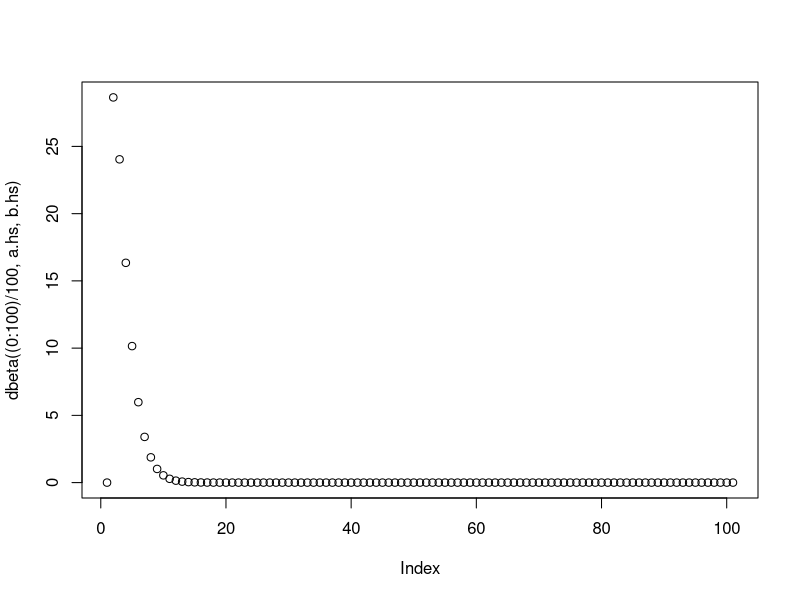

R code for this plot:

#Import packages for fitting logistic regressions with random effects
library(lme4)
library(lmerTest)

#Set study size. I have constrained these to certain values because of practicalisties 
#of the study. "Treating" a community takes 2 months, and the project is 30 months. 
#So, we can sample at time 0, and then every 6 months (6 total samples), 
#every 3 months (11 total samples), or every 2 months (16 total samples).
#Because we can treat a commnity every two months and the study will take 30 months, 
#the number of communities treates will be a multiple of 15.

eff.size=0.25 #anticipated effect size
s=3  #number of settlements (3 or 5)
c=10  #number of communities (5 or 10 if s=3; 3 or 6 if s=5)
n=100 #number of individuals per sample
ntp=11 #number of time points for samples (6, 11, or 16)
sp=(0:(ntp-1))*(30/(ntp-1)) #sampling time points

#create data frame with settlement, community, and treatment completion date for that community
sched=data.frame(rep(1:s,c),rep(1:c,each=s),rep(2*(1:15),each=s*c/15))
sched$id=paste(sched[,1],sched[,2],sep=".") #add column for patch ID

#create data frame with predictors at community level
pred=data.frame(rep(sp,each=s*c),rep(rep(1:s,each=c),ntp),rep(1:c,ntp*s))
colnames(pred)=c("time.point","settlement","community")
pred$id=paste(pred[,2],pred[,3],sep=".")
pred$treated=1*(sched[match(pred$id,sched$id),3]<=pred[,1])  #indicates whether the community has been treated at a given time point
pred$month=pred$time.point%%12
pred$hs=1*(pred$month<4)  #indicates whether we are in the high flu season
for (i in 1:4){
  pred[,i]=as.factor(pred[,i])  #converts predictors to factors (so R treats community ID as class rather than a number)
}

#Assign expectations. This is the key to our analysis, since our assumptions about 
# variability determine our predicted power. First, I think the infection rates that we 
# have are for clinic visitors, not for the population as a whole. So, I have 
# (arbitrarily) divided by 10. I got the variation among years from the last 10 years 
# of UK flu data at the national level. Variation among settlements matches variation 
# among the 6 largest UK cities in COVID death rates at spring peak. Variation among 
# communities matches variation among boroughs within Manchester and within London in 
# COVID death rates at spring peaks. These may overestimate, because some of this variance
# will be due to variation between the true and expected death rates due to small sample
# sizes. This is fine, because overestiamting variability will make our analysis conservative.

hs=0.025#/10  #high season in population
ls=0.006#6/10  #low season in population
cv.t=0.75 #coefficient of variation for seasons (UK surveillance data)
cv.s=0.25 #coefficient of variation for settlements (UK cities)
cv.c=0.35 #coefficient of variation for communities  (Manchester and London weeks 14-20)

#illustrate beta distributions (because it would be silly to set variance so high that they become U-shaped)
a.hs=(1-(1+cv.t^2)*hs)/(cv.t^2)
b.hs=(hs-1)*(hs-1+hs*cv.t^2)/(hs*cv.t^2)
plot(dbeta((0:100)/100,a.hs,b.hs))

#create a loop to simulate data and fit models


samples=10
ps=NULL
for (i in 1:samples){

  print(i) #to track progress
  
#baseline expectation for infection rates in each time step, first 4 months is hs
expect.t=(hs-ls)*((sp%%12)<4)+ls
#expectation with randomness for seasons
expect.t.r=rbeta(length(expect.t),shape1=(1-(1+cv.t^2)*expect.t)/(cv.t^2),shape2=(expect.t-1)*(expect.t-1+expect.t*cv.t^2)/(expect.t*cv.t^2))
expect.t.r[which(expect.t.r>.5)]=.5 #sloppy approach to avoiding NAs for high infection rates (Sylvia's)
#expectation with randomness for settlements
expect.s=rep(expect.t.r,each=s)
expect.s.r=rbeta(length(expect.s),shape1=(1-(1+cv.s^2)*expect.s)/(cv.s^2),shape2=(expect.s-1)*(expect.s-1+expect.s*cv.s^2)/(expect.s*cv.s^2))
expect.s.r[which(expect.s.r>.5)]=.5 #sloppy approach to avoiding NAs for high infection rates (Sylvia's)
#expectation with randomness for communities
expect.c=rep(expect.s.r,each=c)
expect.c.r=rbeta(length(expect.c),shape1=(1-(1+cv.c^2)*expect.c)/(cv.c^2),shape2=(expect.c-1)*(expect.c-1+expect.c*cv.c^2)/(expect.c*cv.c^2))

#attach these to the predictor matrix, impose treatment, and expand to sample 
#(modify infection rate by intervention effect)
pred$expect=expect.c.r*(1-pred$treated*eff.size)

#sample n individuals from each community
pred.long=pred[rep(1:nrow(pred),each=n),]
pred.long$infect=1*(runif(nrow(pred.long))<pred.long$expect)

#try to fit the model to the data
r.glmer=glmer(infect~treated+hs+(1|time.point)+(1|time.point:settlement)+(1|time.point:settlement:community),data=pred.long,family="binomial",control=glmerControl(optimizer="bobyqa", optCtrl=list(maxfun=100000)))

#store the p-value for the fitted model
ps=c(ps,summary(r.glmer)[10][[1]][2,4])
if (summary(r.glmer)[10][[1]][2,1]>0){
  ps[length(ps)]=1  #ignore models that show a significant positive effect of treatment, because these are false positives (as we have set the effect of treatment to be negative)
}

}

#count and report the power
sum(ps<0.05)/length(ps)
